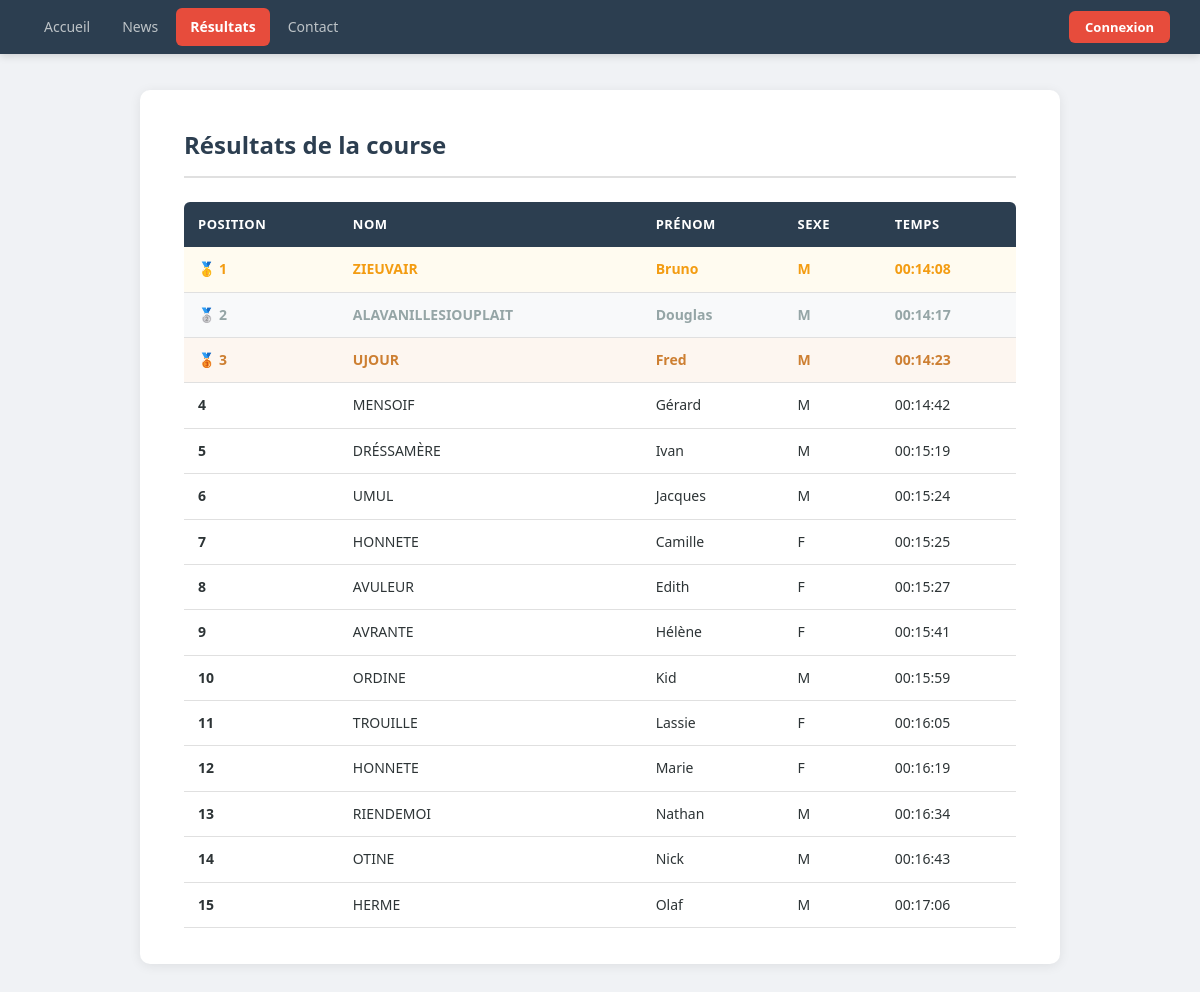
The app's page /index.php?page=resultats with its own data.
### tables this page shows
CREATE TABLE IF NOT EXISTS resultats (
    ResID     INT         AUTO_INCREMENT PRIMARY KEY,
    ResNom    VARCHAR(100) NOT NULL,
    ResPrenom VARCHAR(100) NOT NULL,
    ResSexe   CHAR(1)      NOT NULL,
    ResTps    TIME         NOT NULL
);

### pages/resultats.php (the view)
<?php
include('config/connexion.php');
$requete = $pdo->query('SELECT * FROM resultats ORDER BY ResTps ASC');
?>
<h1>Résultats de la course</h1>
<table>
    <thead>
        <tr>
            <th>Position</th>
            <th>Nom</th>
            <th>Prénom</th>
            <th>Sexe</th>
            <th>Temps</th>
        </tr>
    </thead>
    <tbody>
    <?php
    $position = 1;
    while ($ligne = $requete->fetch()):
        if     ($position === 1) $classe = 'pos-1';
        elseif ($position === 2) $classe = 'pos-2';
        elseif ($position === 3) $classe = 'pos-3';
        else                     $classe = '';
        if     ($position === 1) $medaille = '🥇 ';
        elseif ($position === 2) $medaille = '🥈 ';
        elseif ($position === 3) $medaille = '🥉 ';
        else                     $medaille = '';
    ?>
        <tr <?= $classe ? "class=\"$classe\"" : '' ?>>
            <td><span class="badge-pos"><?= $medaille . $position ?></span></td>
            <td><?= htmlspecialchars($ligne['ResNom']) ?></td>
            <td><?= htmlspecialchars($ligne['ResPrenom']) ?></td>
            <td><?= htmlspecialchars($ligne['ResSexe']) ?></td>
            <td><?= htmlspecialchars($ligne['ResTps']) ?></td>
        </tr>
    <?php
        $position++;
    endwhile;
    ?>
    </tbody>
</table>

### index.php (shortened to what this page needs)
<?php
$page = $_GET['page'] ?? 'accueil';
$initiale = '';
?>
<!DOCTYPE html>
<html lang="fr">
<head>
    <link rel="stylesheet" href="css/style.css">
</head>
<body>
<nav>
    <a href="index.php?page=accueil"   <?= $page === 'accueil'   ? 'class="actif"' : '' ?>>Accueil</a>
    <a href="index.php?page=news"      <?= $page === 'news'      ? 'class="actif"' : '' ?>>News</a>
    <a href="index.php?page=resultats" <?= $page === 'resultats' ? 'class="actif"' : '' ?>>Résultats</a>
    <a href="index.php?page=contact"   <?= $page === 'contact'   ? 'class="actif"' : '' ?>>Contact</a>
    <div class="nav-user">
        <?php if (!empty($_SESSION['connecte'])): ?>
            <div class="nav-avatar"><?= htmlspecialchars($initiale) ?></div>
            <span class="nav-nom"><?= htmlspecialchars($_SESSION['nom']) ?></span>
            <a href="actions/action-logout.php" class="btn-logout">Déconnexion</a>
        <?php else: ?>
            <a href="login.php" class="btn-connexion">Connexion</a>
        <?php endif; ?>
    </div>
</nav>
<div class="container">
    <?php include("pages/{$page}.php"); ?>
</div>
</body>
</html>

### css/style.css (style rules this page uses)
:root { --primaire: #2c3e50; --primaire-hover: #34495e; --accent: #e74c3c; --accent-hover: #c0392b; --or: #f39c12; --argent: #95a5a6; --bronze: #cd7f32; --fond-page: #f0f2f5; --fond-carte: #ffffff; --fond-hover-row: #f8f9fa; --texte: #2d3436; --texte-doux: #636e72; --bordure: #e0e0e0; --ombre: 0 2px 12px rgba(0, 0, 0, 0.08); --ombre-nav: 0 2px 8px rgba(0, 0, 0, 0.15); --succes-fond: #eafaf1; --succes-texte: #1e8449; --erreur-fond: #fdf2f2; --erreur-texte: #c0392b; --largeur-max: 920px; --rayon: 6px; --rayon-lg: 10px; --transition: 0.2s ease; }
*, *::before, *::after { box-sizing: border-box; margin: 0; padding: 0; }
body { font-family: 'Segoe UI', Arial, sans-serif; background: var(--fond-page); color: var(--texte); line-height: 1.6; min-height: 100vh; }
nav { background: var(--primaire); padding: 0 30px; display: flex; align-items: center; gap: 4px; box-shadow: var(--ombre-nav); flex-wrap: wrap; min-height: 54px; }
nav a { color: #bdc3c7; text-decoration: none; padding: 8px 14px; border-radius: var(--rayon); font-size: 14px; transition: background var(--transition), color var(--transition); white-space: nowrap; }
nav a.actif { background: var(--accent); color: #ffffff; font-weight: 600; }
.nav-user { margin-left: auto; display: flex; align-items: center; gap: 10px; }
.nav-user a.btn-connexion { background: var(--accent); color: white; padding: 6px 16px; border-radius: var(--rayon); font-size: 13px; font-weight: 600; text-decoration: none; transition: background var(--transition); }
.container { max-width: var(--largeur-max); margin: 36px auto; background: var(--fond-carte); padding: 36px 44px; border-radius: var(--rayon-lg); box-shadow: var(--ombre); }
h1 { color: var(--primaire); font-size: 24px; font-weight: 700; margin-bottom: 24px; padding-bottom: 12px; border-bottom: 2px solid var(--bordure); }
table { width: 100%; border-collapse: collapse; margin-top: 8px; }
thead th { background: var(--primaire); color: white; padding: 12px 14px; text-align: left; font-size: 13px; text-transform: uppercase; letter-spacing: 0.5px; }
thead th:first-child { border-radius: var(--rayon) 0 0 0; }
thead th:last-child { border-radius: 0 var(--rayon) 0 0; }
tbody td { padding: 11px 14px; border-bottom: 1px solid var(--bordure); font-size: 14px; }
tbody tr.pos-1 td { font-weight: 700; color: var(--or); background: #fffbf0; }
tbody tr.pos-2 td { font-weight: 600; color: var(--argent); background: #f8f9fa; }
tbody tr.pos-3 td { font-weight: 600; color: var(--bronze); background: #fdf6f0; }
.badge-pos { display: inline-flex; align-items: center; gap: 6px; font-weight: 700; }

### records on screen
resultats: medaille "🥇", ResNom "ZIEUVAIR", ResPrenom "Bruno", ResSexe "M", ResTps "00:14:08"
resultats: medaille "🥈", ResNom "ALAVANILLESIOUPLAIT", ResPrenom "Douglas", ResSexe "M", ResTps "00:14:17"
resultats: medaille "🥉", ResNom "UJOUR", ResPrenom "Fred", ResSexe "M", ResTps "00:14:23"
resultats: ResNom "MENSOIF", ResPrenom "Gérard", ResSexe "M", ResTps "00:14:42"
resultats: ResNom "DRÉSSAMÈRE", ResPrenom "Ivan", ResSexe "M", ResTps "00:15:19"
resultats: ResNom "UMUL", ResPrenom "Jacques", ResSexe "M", ResTps "00:15:24"
resultats: ResNom "HONNETE", ResPrenom "Camille", ResSexe "F", ResTps "00:15:25"
resultats: ResNom "AVULEUR", ResPrenom "Edith", ResSexe "F", ResTps "00:15:27"
resultats: ResNom "AVRANTE", ResPrenom "Hélène", ResSexe "F", ResTps "00:15:41"
resultats: ResNom "ORDINE", ResPrenom "Kid", ResSexe "M", ResTps "00:15:59"
resultats: ResNom "TROUILLE", ResPrenom "Lassie", ResSexe "F", ResTps "00:16:05"
resultats: ResNom "HONNETE", ResPrenom "Marie", ResSexe "F", ResTps "00:16:19"
resultats: ResNom "RIENDEMOI", ResPrenom "Nathan", ResSexe "M", ResTps "00:16:34"
resultats: ResNom "OTINE", ResPrenom "Nick", ResSexe "M", ResTps "00:16:43"
resultats: ResNom "HERME", ResPrenom "Olaf", ResSexe "M", ResTps "00:17:06"
